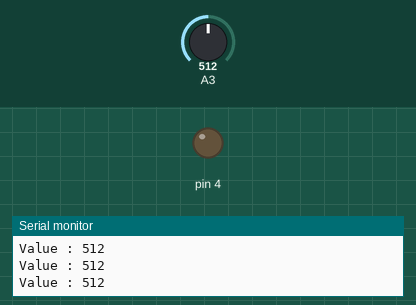
The sketch below on a simulated Arduino Uno, built with avr-gcc and run on an emulated ATmega328P. Shown: output pins drawn as LEDs (lit = HIGH), the last lines printed to the serial monitor. Inputs (shaded band) come from the test bench; at power-on: A3 = 512.

Above: at 1.2 s.
1.3 s: A3 set to 311
4.3 s: A3 set to 282
At 5.5 s:
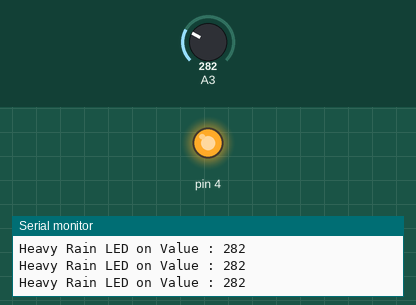
5.8 s: A3 set to 306
At 6.6 s:
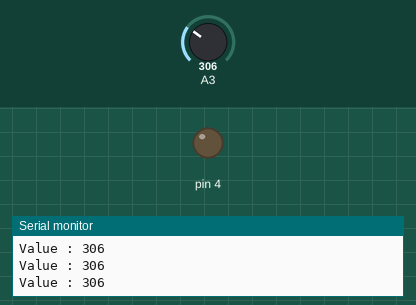
Timing chart, 0 to 8.8 s (numbered marks = the images above; inputs shaded):
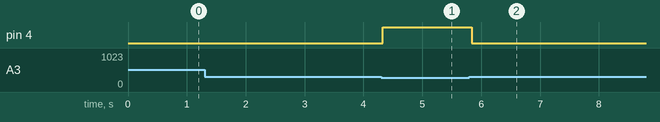

The sketch:

rain_sensor.ino
```cpp
void setup() {
  Serial.begin(9600);
  pinMode(4, OUTPUT);

}

void loop(){
  int value = analogRead(A3);
  Serial.print("Value : ");
  Serial.println(value);

  if (value < 300) {
    digitalWrite(4, HIGH);
    Serial.print("Heavy Rain LED on ");
  } else {
    digitalWrite(4, LOW);
  }
}
```

Measured:
- the behaviour switches between 300 and 299 on A3 (found by bisection; images 0 and 1)
- after the input at 4.3 s, pin 4: LOW → HIGH at once
- after the input at 5.8 s, pin 4: HIGH → LOW at once
